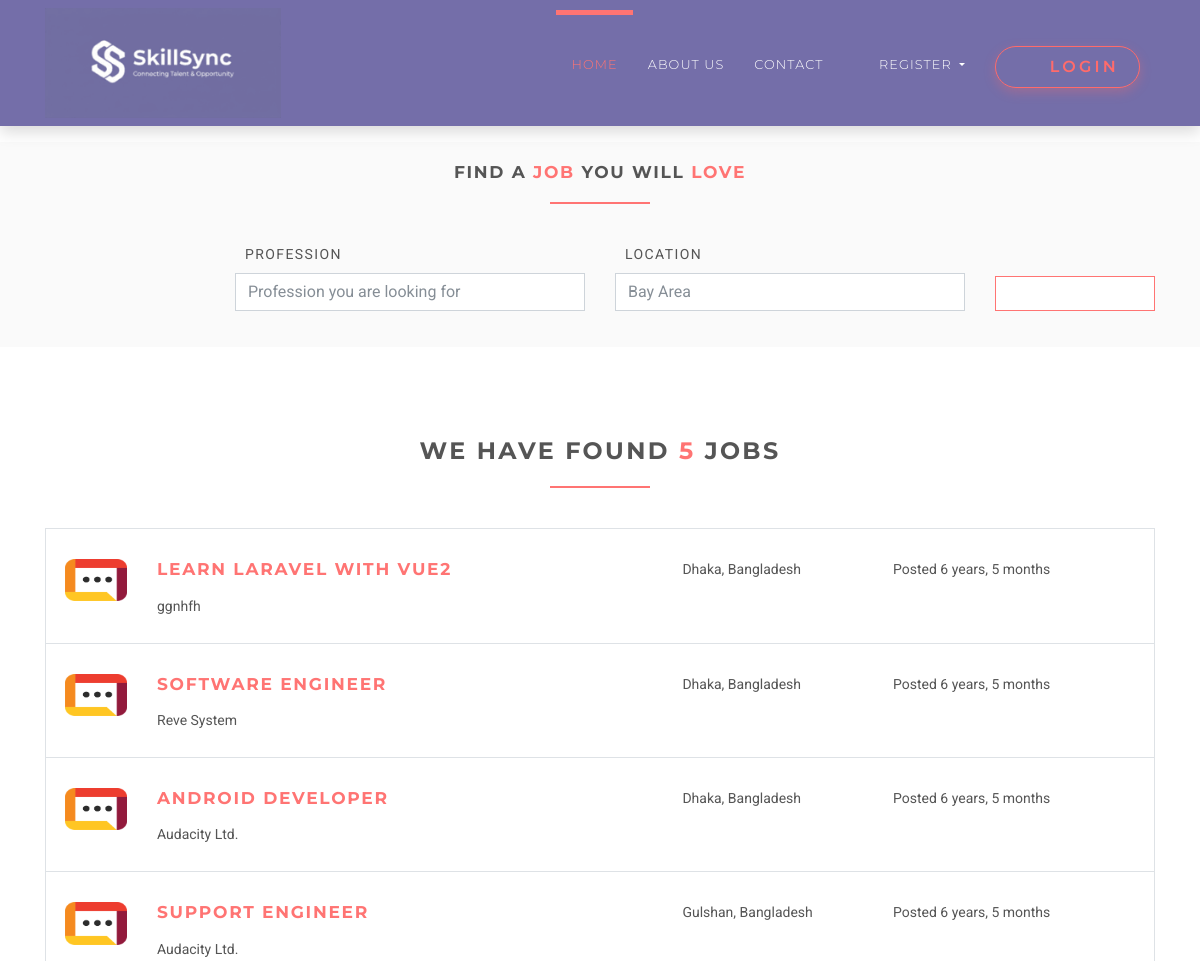
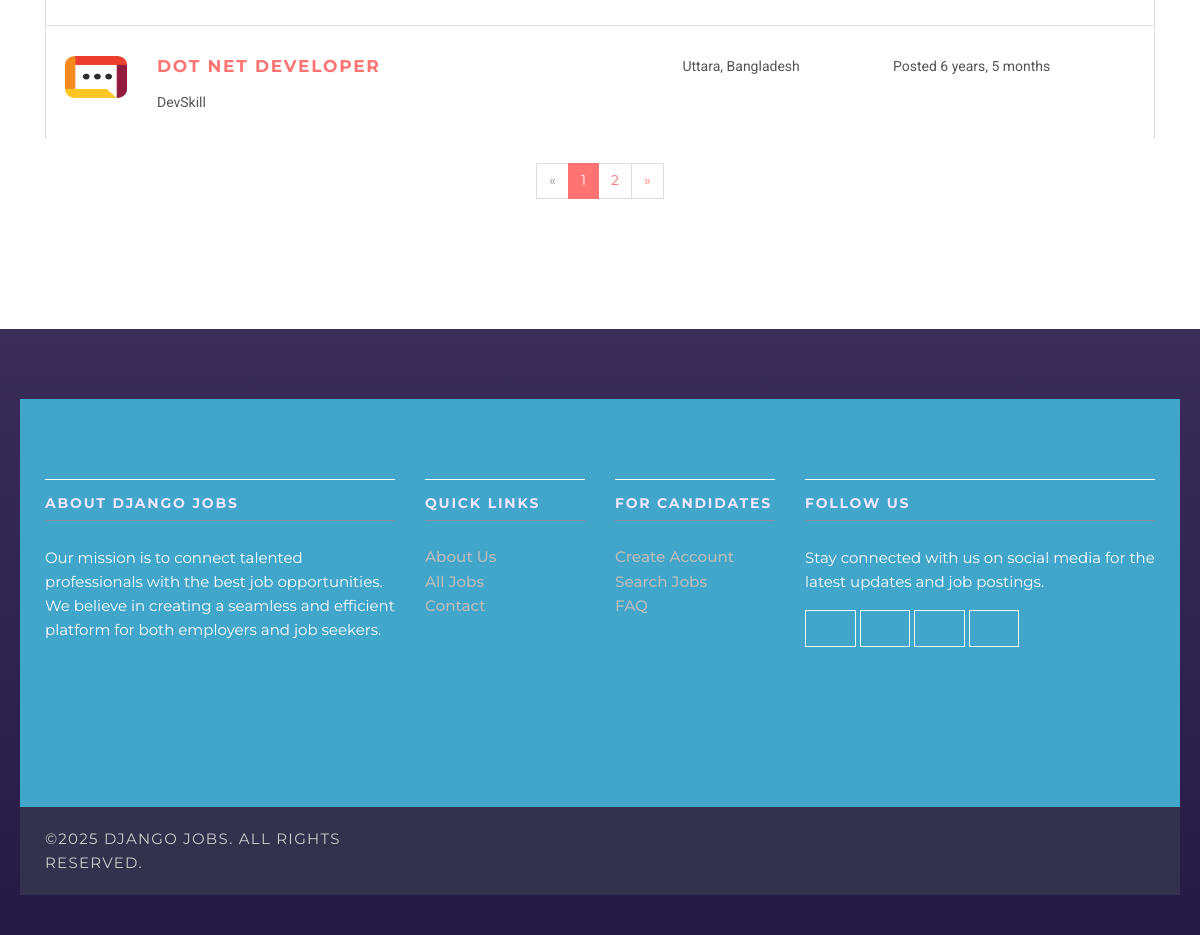
Page /jobs on the committed database (2 pictures, top to bottom).
### jobsapp/models.py (models this page shows, shortened)
class Job(models.Model):
    user = models.ForeignKey(User, on_delete=models.CASCADE)
    title = models.CharField(max_length=300)
    description = models.TextField()
    location = models.CharField(max_length=150)
    type = models.CharField(choices=JOB_TYPE, max_length=10)
    category = models.CharField(max_length=100)
    last_date = models.DateTimeField()
    company_name = models.CharField(max_length=100)
    company_description = models.CharField(max_length=300)
    website = models.CharField(max_length=100, default="")
    created_at = models.DateTimeField(default=timezone.now)
    filled = models.BooleanField(default=False)

### jobsapp/views/home.py (the view)
# urls.py: path('jobs', JobListView.as_view(), name='jobs'),
class JobListView(ListView):
    model = Job
    template_name = 'jobs/jobs.html'
    context_object_name = 'jobs'
    paginate_by = 5

### templates/jobs/jobs.html (shortened to what this page needs)
{% extends 'base.html' %}
{% load static %}
{% block content %}
    <section class="job-form-section job-form-section--compressed">
        <div class="container">
            <h4 class="heading">Find a <span class="accent">job </span> you will <span class="accent">love</span></h4>
            <form id="job-main-form" method="get" action="#" class="job-main-form">
                <div class="controls">
                    <div class="row align-items-end">
                        <div class="col-sm-1 col-lg-2"></div>
                        <div class="col-sm-5 col-lg-4 form-group">
                            <label for="profession">Profession</label>
                            <input type="text" id="profession" name="profession"
                                   placeholder="Profession you are looking for" class="form-control">
                        </div>
                        <div class="col-sm-5 col-lg-4 form-group">
                            <label for="location">Location</label>
                            <input type="text" id="location" name="location" placeholder="Any particular location?"
                                   value="Bay Area" class="form-control">
                        </div>
                        <div class="col-sm-1 col-lg-2 form-group">
                            <button type="submit" name="name"
                                    class="btn btn-outline-white-primary job-main-form__button">
                                <i class="fa fa-search"></i>
                            </button>
                        </div>
                    </div>
                </div>
            </form>
        </div>
    </section>
    <section>
        <div class="container">
            <h3 class="heading">We have found <span class="accent">{{ jobs.count }}</span> jobs</h3>
            {% for job in jobs %}
                <div class="job-listing  ">
                    <div class="row">
                        <div class="col-md-12 col-lg-6">
                            <div class="row">
                                <div class="col-2">
                                    <img src="{% static 'img/company-1.png' %}"
                                         alt="Ipsioou " class="img-fluid">
                                </div>
                                <div class="col-10">
                                    <h4 class="job__title"><a
                                            href="{% url 'jobs:jobs-detail' job.id %}">{{ job.title }}</a></h4>
                                    <p class="job__company">
                                        {{ job.company_name }}
                                    </p>
                                </div>
                            </div>
                        </div>
                        <div class="col-10 col-md-3 col-lg-2 ml-auto"><i class="fa fa-map-marker job__location"></i>
                            {{ job.location }}
                        </div>
                        <div class="col-10 col-md-3 col-lg-3 ml-auto">
                            <p>Posted {{ job.created_at|timesince }}</p>
                        </div>
                    </div>
                </div>
            {% endfor %}
            {% if is_paginated %}
                <div class="row">
                    <div class="col-md-12">
                        <nav aria-label="Page navigation example" class="d-flex justify-content-center mt-4 mb-4">
                            <ul class="pagination">
                                {% if page_obj.has_previous %}
                                    <li class="page-item">
                                        <a href="?page={{ page_obj.previous_page_number }}"
                                           class="page-link">&laquo;</a>
                                    </li>
                                {% else %}
                                    <li class="page-item disabled">
                                        <a class="page-link">&laquo;</a>
                                    </li>
                                {% endif %}
                                {% for i in page_obj.paginator.page_range %}
                                    {% if page_obj.number == i %}
                                        <li class="page-item active">
                                            <a class="page-link">{{ i }}</a>
                                        </li>
                                    {% else %}
                                        <li class="page-item">
                                            <a href="?page={{ i }}" class="page-link">{{ i }}</a>
                                        </li>
                                    {% endif %}
                                {% endfor %}
                                {% if page_obj.has_next %}
                                    <li class="page-item">
                                        <a href="?page={{ page_obj.next_page_number }}" class="page-link">&raquo;</a>
                                    </li>
                                {% else %}
                                    <li class="page-item disabled">
                                        <a class="page-link">&raquo;</a>
                                    </li>
                                {% endif %}
                            </ul>
                        </nav>
                    </div>
                </div>
            {% endif %}
        </div>
    </section>
{% endblock %}

### static/css/style.default.css (style rules this page uses)
html { height:100% }
body { height:100% }
section { position:relative;padding-top:90px;padding-bottom:90px }
button { cursor:pointer }
.heading { text-align:center;margin-bottom:40px }
.heading:after { content:" ";display:block;width:100px;height:2px;margin:20px auto 20px;background:#ff7473 }
a,button { -webkit-transition:all .2s ease-out;transition:all .2s ease-out }
a i.fa,button i.fa { margin:0 5px }
.accent { color:#ff7473 }
.job-form-section { padding:80px 0;background:#fafafa }
.job-form-section .job-main-form { margin-bottom:40px }
.job-form-section .job-main-form label { text-transform:uppercase;letter-spacing:0.1em;margin-left:10px }
.job-form-section.job-form-section--compressed { padding:20px }
.job-form-section.job-form-section--compressed .job-main-form { margin-bottom:0 }
.job-main-form__button { margin-top:15px;display:block;width:100% }
.job-listing { border:solid 1px #dee2e6;border-bottom:none;padding-top:30px;padding-bottom:10px;padding-left:19px;padding-right:15px;clear:both;-webkit-transition:all .2s ease-out;transition:all .2s ease-out }
.job__title { margin-top:0 }
.job__location { margin-right:5px;color:#868e96 }
.btn { font-weight:700;font-family:"Montserrat",Helvetica,Arial,sans-serif;border:1px solid transparent;text-transform:uppercase;letter-spacing:0.2em;padding:.375rem .75rem;font-size:.875rem;line-height:1.5;border-radius:0;-webkit-transition:background-color 0.15s ease-in-out,border-color 0.15s ease-in-out,-webkit-box-shadow 0.15s ease-in-out;transition:background-color 0.15s ease-in-out,border-color 0.15s ease-in-out,-webkit-box-shadow 0.15s ease-in-out;transition:background-color 0.15s ease-in-out,border-color 0.15s ease-in-out,box-shadow 0.15s ease-in-out;transition:background-color 0.15s ease-in-out,border-color 0.15s ease-in-out,box-shadow 0.15s ease-in-out,-webkit-box-shadow 0.15s ease-in-out }
.btn-outline-white-primary { color:#ff7473;background-color:#fff;background-image:none;border-color:#ff7473 }
body { font-family:"Roboto",Helvetica,Arial,sans-serif;font-size:.875rem;font-weight:400;line-height:1.5;color:#555;background-color:#fff }
a { color:#ff7473;text-decoration:none }
h1,h2,h3,h4,h5,h6,.h1,.h2,.h3,.h4,.box-simple h3,.box-image .name h3,.box-image-text .top .name h3,.box-image-text .top .name h4,.h5,.h6 { margin-bottom:1rem;font-family:"Montserrat",Helvetica,Arial,sans-serif;font-weight:700;line-height:1.2;color:#555;text-transform:uppercase;letter-spacing:0.1em }
h3,.h3 { font-size:1.4875rem }
h4,.h4,.box-simple h3,.box-image .name h3,.box-image-text .top .name h3,.box-image-text .top .name h4 { font-size:1.0675rem }
.page-item:first-child .page-link { border-top-left-radius:0rem;border-bottom-left-radius:0rem }
.page-item:last-child .page-link { border-top-right-radius:0rem;border-bottom-right-radius:0rem }
.page-item.active .page-link { color:#fff;background-color:#ff7473;border-color:#ff7473 }
.page-item.disabled .page-link { color:#868e96;background-color:#fff;border-color:#ddd }
.page-link { padding:.5rem .75rem;line-height:1.25;color:#ff7473;background-color:#fff;border:1px solid #ddd;font-family:"Montserrat",Helvetica,Arial,sans-serif }
.form-control { padding:.375rem .75rem;font-size:1rem;line-height:1.5;color:#868e96;background-color:#fff;border:1px solid #ced4da;border-radius:0;-webkit-transition:border-color ease-in-out 0.15s,-webkit-box-shadow ease-in-out 0.15s;transition:border-color ease-in-out 0.15s,-webkit-box-shadow ease-in-out 0.15s;transition:border-color ease-in-out 0.15s,box-shadow ease-in-out 0.15s;transition:border-color ease-in-out 0.15s,box-shadow ease-in-out 0.15s,-webkit-box-shadow ease-in-out 0.15s }
.form-control::placeholder { color:#868e96 }

### rows in the picture
Job: title "LEARN LARAVEL WITH VUE2", company_name "ggnhfh", location "Dhaka, Bangladesh", created_at "6 years, 5 months"
Job: title "SOFTWARE ENGINEER", company_name "Reve System", location "Dhaka, Bangladesh", created_at "6 years, 5 months"
Job: title "ANDROID DEVELOPER", company_name "Audacity Ltd.", location "Dhaka, Bangladesh", created_at "6 years, 5 months"
Job: title "SUPPORT ENGINEER", company_name "Audacity Ltd.", location "Gulshan, Bangladesh", created_at "6 years, 5 months"
Job: title "DOT NET DEVELOPER", company_name "DevSkill", location "Uttara, Bangladesh", created_at "6 years, 5 months"

### other values in the picture
{{ jobs.count }} "5"
{{ i }} "1"
{{ i }} "2"
